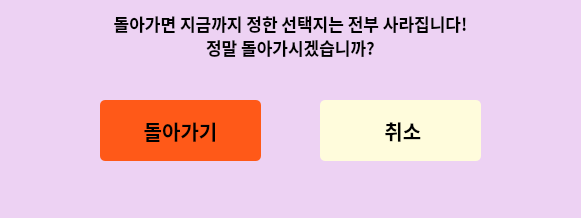
<?xml version="1.0" encoding="UTF-8"?>
<ui version="4.0">
 <class>Dialog</class>
 <widget class="QDialog" name="Dialog">
  <property name="geometry">
   <rect>
    <x>0</x>
    <y>0</y>
    <width>581</width>
    <height>218</height>
   </rect>
  </property>
  <property name="windowTitle">
   <string>Dialog</string>
  </property>
  <widget class="QLabel" name="label">
   <property name="geometry">
    <rect>
     <x>0</x>
     <y>-10</y>
     <width>841</width>
     <height>401</height>
    </rect>
   </property>
   <property name="styleSheet">
    <string notr="true">background-color : #EDD2F3;</string>
   </property>
   <property name="text">
    <string/>
   </property>
   <property name="indent">
    <number>-1</number>
   </property>
  </widget>
  <widget class="QLabel" name="voteLabel">
   <property name="geometry">
    <rect>
     <x>0</x>
     <y>-10</y>
     <width>581</width>
     <height>91</height>
    </rect>
   </property>
   <property name="font">
    <font>
     <family>Noto Sans CJK KR Black</family>
     <pointsize>13</pointsize>
     <weight>75</weight>
     <bold>true</bold>
    </font>
   </property>
   <property name="text">
    <string>돌아가면 지금까지 정한 선택지는 전부 사라집니다!
정말 돌아가시겠습니까?</string>
   </property>
   <property name="alignment">
    <set>Qt::AlignCenter</set>
   </property>
  </widget>
  <widget class="QPushButton" name="goBackBtn">
   <property name="geometry">
    <rect>
     <x>100</x>
     <y>100</y>
     <width>161</width>
     <height>61</height>
    </rect>
   </property>
   <property name="font">
    <font>
     <family>Noto Sans CJK KR Black</family>
     <pointsize>15</pointsize>
     <weight>75</weight>
     <bold>true</bold>
    </font>
   </property>
   <property name="styleSheet">
    <string notr="true">background-color : rgb(255, 89, 24);
border-radius : 5px;</string>
   </property>
   <property name="text">
    <string>돌아가기</string>
   </property>
  </widget>
  <widget class="QPushButton" name="cancelBtn">
   <property name="geometry">
    <rect>
     <x>320</x>
     <y>100</y>
     <width>161</width>
     <height>61</height>
    </rect>
   </property>
   <property name="font">
    <font>
     <family>Noto Sans CJK KR Black</family>
     <pointsize>15</pointsize>
     <weight>75</weight>
     <bold>true</bold>
    </font>
   </property>
   <property name="styleSheet">
    <string notr="true">background-color : #FFFCDC;
border-radius : 5px;</string>
   </property>
   <property name="text">
    <string> 취소</string>
   </property>
  </widget>
 </widget>
 <resources/>
 <connections/>
</ui>
